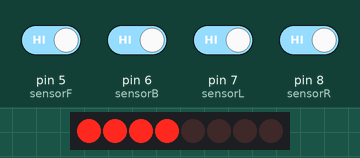
This sketch was run on a simulated Arduino Uno, built with avr-gcc and run on an emulated ATmega328P. Parts: 8 shift-register outputs drawn as a row of LEDs (first output left, lit = HIGH). Wiring (inferred from the names in the program): shift register (74HC595): data pin 2; shift clock pin 3; latch pin 4. Wiring (inferred from the signals the program sends): row of LEDs: on Q0, Q1, Q2, Q3, Q4, Q5, Q6, Q7. The test bench sets the inputs (shaded band); at power-on: pin 5 (sensorF), pin 6 (sensorB), pin 7 (sensorL), pin 8 (sensorR) HIGH.

Above: at 1.2 s.
1.3 s: pin 5 (sensorF) driven LOW
At 2.2 s:
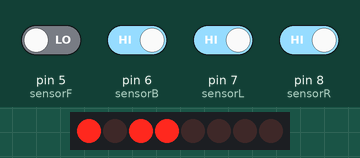
2.8 s: pin 6 (sensorB) driven LOW
At 3.3 s:
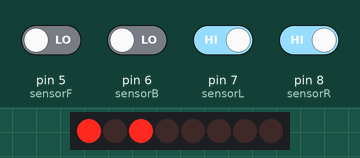
4.3 s: pin 7 (sensorL) driven LOW
At 5.5 s:
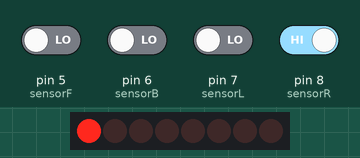
5.8 s: pin 8 (sensorR) driven LOW
At 6.8 s:
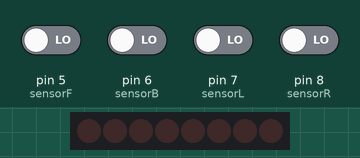
7.3 s: pin 5 (sensorF) driven HIGH
At 7.9 s:
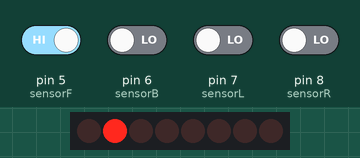
8.8 s: pin 6 (sensorB) driven HIGH
At 10.3 s:
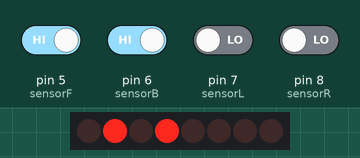
Timing chart, 0 to 11.3 s (numbered marks = the images above; inputs shaded):
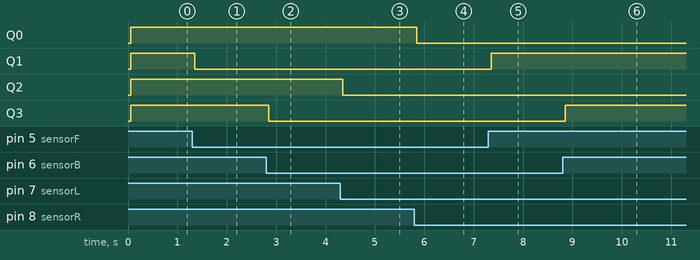

Measured:
- after the input at 1.3 s, Q1: HIGH → LOW after 0.05 s
- after the input at 2.8 s, Q3: HIGH → LOW after 0.05 s
- after the input at 4.3 s, Q2: HIGH → LOW after 0.05 s
- after the input at 5.8 s, Q0: HIGH → LOW after 0.05 s
- after the input at 7.3 s, Q1: LOW → HIGH after 0.05 s
- after the input at 8.8 s, Q3: LOW → HIGH after 0.05 s

The sketch:

Ng__lab3.ino
```cpp
//shift register
int datapin = 2;
int clockpin = 3;
int latchpin = 4;


byte data = 0;

//tilt sensors
const int sensorR=8;
const int sensorB=6;
const int sensorF=5;
const int sensorL=7;


unsigned long lastDebounceTime = 0;
unsigned long debounceDelay = 50;

int ledState = HIGH;
int buttonState;
int lastButtonStateL = LOW;
int lastButtonStateR = LOW;
int lastButtonStateF = LOW;
int lastButtonStateB = LOW;


void setup() {
  Serial.begin(9600);
  pinMode (sensorR, INPUT);
  pinMode (sensorB, INPUT);
  pinMode (sensorF, INPUT);
  pinMode (sensorL, INPUT);
  digitalWrite (sensorR, HIGH);
  digitalWrite (sensorB, HIGH);
  digitalWrite (sensorF, HIGH);
  digitalWrite (sensorL, HIGH);
  pinMode(datapin, OUTPUT);
  pinMode(clockpin, OUTPUT);
  pinMode(latchpin, OUTPUT);
  }


 void loop() {
  int readingR = digitalRead(sensorR);
  int readingL = digitalRead(sensorL);
  int readingF = digitalRead(sensorF);
  int readingB = digitalRead(sensorB);

  //Right
  if (readingR != lastButtonStateR) {
    lastDebounceTime = millis();
  }
  if ((millis() - lastDebounceTime) > debounceDelay) {
    if (readingR == HIGH) {
      shiftWrite(0, ledState);
    }else{
      ledState=!ledState;
      shiftWrite(0, ledState);
      ledState=!ledState;
    }
  }
  lastButtonStateR = readingR;

  //Left
  if (readingL != lastButtonStateL) {
    lastDebounceTime = millis();
  }
  if ((millis() - lastDebounceTime) > debounceDelay) {
    if (readingL == HIGH) {
      shiftWrite(2, ledState);
    }else{
      ledState=!ledState;
      shiftWrite(2, ledState);
      ledState=!ledState;
    }
  }
  lastButtonStateL = readingL;

  //Front
  if (readingF != lastButtonStateF) {
    lastDebounceTime = millis();
  }
  if ((millis() - lastDebounceTime) > debounceDelay) {
    if (readingF == HIGH) {
      shiftWrite(1, ledState);
    }else{
      ledState=!ledState;
      shiftWrite(1, ledState);
      ledState=!ledState;
    }
  }
  lastButtonStateF = readingF;

  //Back
  if (readingB != lastButtonStateB) {
    lastDebounceTime = millis();
  }
  if ((millis() - lastDebounceTime) > debounceDelay) {
    if (readingB == HIGH) {
      shiftWrite(3, ledState);
    }else{
      ledState=!ledState;
      shiftWrite(3, ledState);
      ledState=!ledState;
    }
  }
  lastButtonStateB = readingB;
}

void shiftWrite(int desiredPin, boolean desiredState){
  bitWrite(data,desiredPin,desiredState);
  shiftOut(datapin, clockpin, MSBFIRST, data);
  digitalWrite(latchpin, HIGH);
  digitalWrite(latchpin, LOW);
}
```
